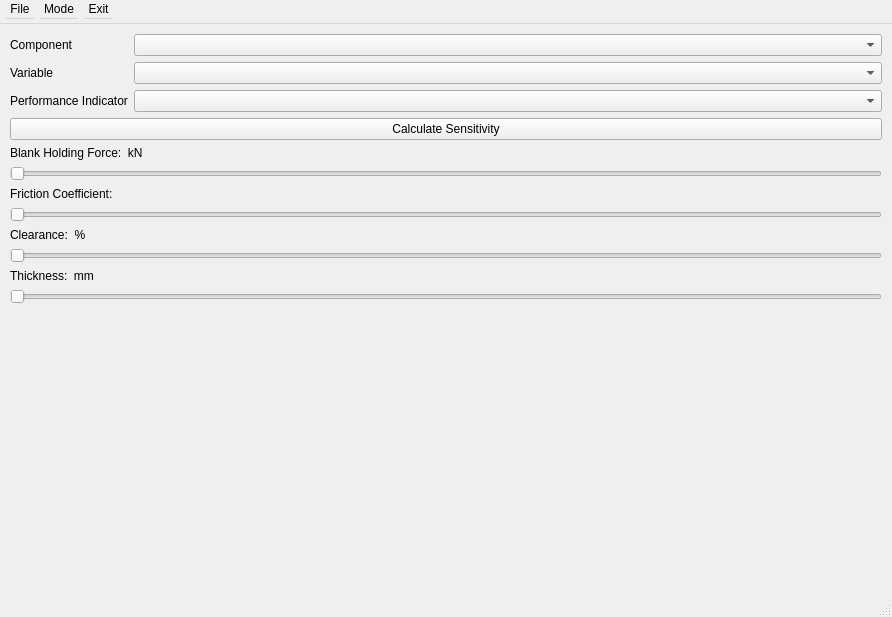
<?xml version="1.0" encoding="UTF-8"?>
<ui version="4.0">
 <class>MainWindow</class>
 <widget class="QMainWindow" name="MainWindow">
  <property name="geometry">
   <rect>
    <x>0</x>
    <y>0</y>
    <width>892</width>
    <height>617</height>
   </rect>
  </property>
  <property name="windowTitle">
   <string>Sensitivity Analysis</string>
  </property>
  <widget class="QWidget" name="centralwidget">
   <layout class="QGridLayout" name="gridLayout">
    <property name="leftMargin">
     <number>10</number>
    </property>
    <property name="topMargin">
     <number>10</number>
    </property>
    <property name="rightMargin">
     <number>10</number>
    </property>
    <property name="bottomMargin">
     <number>10</number>
    </property>
    <item row="0" column="0">
     <layout class="QFormLayout" name="formLayout">
      <property name="sizeConstraint">
       <enum>QLayout::SetMinimumSize</enum>
      </property>
      <property name="fieldGrowthPolicy">
       <enum>QFormLayout::AllNonFixedFieldsGrow</enum>
      </property>
      <property name="labelAlignment">
       <set>Qt::AlignLeading|Qt::AlignLeft|Qt::AlignVCenter</set>
      </property>
      <property name="formAlignment">
       <set>Qt::AlignLeading|Qt::AlignLeft|Qt::AlignTop</set>
      </property>
      <item row="0" column="0">
       <widget class="QLabel" name="label">
        <property name="text">
         <string>Component</string>
        </property>
       </widget>
      </item>
      <item row="0" column="1">
       <widget class="QComboBox" name="component_dropdown">
        <property name="maximumSize">
         <size>
          <width>16777215</width>
          <height>16777215</height>
         </size>
        </property>
       </widget>
      </item>
      <item row="1" column="0">
       <widget class="QLabel" name="label_2">
        <property name="text">
         <string>Variable</string>
        </property>
       </widget>
      </item>
      <item row="1" column="1">
       <widget class="QComboBox" name="var1_dropdown">
        <property name="maximumSize">
         <size>
          <width>16777215</width>
          <height>16777215</height>
         </size>
        </property>
       </widget>
      </item>
      <item row="2" column="0">
       <widget class="QLabel" name="label_3">
        <property name="text">
         <string>Performance Indicator</string>
        </property>
       </widget>
      </item>
      <item row="2" column="1">
       <widget class="QComboBox" name="var2_dropdown">
        <property name="maximumSize">
         <size>
          <width>16777215</width>
          <height>16777215</height>
         </size>
        </property>
       </widget>
      </item>
      <item row="5" column="0" colspan="2">
       <widget class="QSlider" name="slider1">
        <property name="maximumSize">
         <size>
          <width>16777215</width>
          <height>16777215</height>
         </size>
        </property>
        <property name="orientation">
         <enum>Qt::Horizontal</enum>
        </property>
       </widget>
      </item>
      <item row="7" column="0" colspan="2">
       <widget class="QSlider" name="slider2">
        <property name="maximumSize">
         <size>
          <width>16777215</width>
          <height>16777215</height>
         </size>
        </property>
        <property name="orientation">
         <enum>Qt::Horizontal</enum>
        </property>
       </widget>
      </item>
      <item row="9" column="0" colspan="2">
       <widget class="QSlider" name="slider3">
        <property name="maximumSize">
         <size>
          <width>16777215</width>
          <height>16777215</height>
         </size>
        </property>
        <property name="orientation">
         <enum>Qt::Horizontal</enum>
        </property>
       </widget>
      </item>
      <item row="11" column="0" colspan="2">
       <widget class="QSlider" name="slider4">
        <property name="maximumSize">
         <size>
          <width>16777215</width>
          <height>16777215</height>
         </size>
        </property>
        <property name="orientation">
         <enum>Qt::Horizontal</enum>
        </property>
       </widget>
      </item>
      <item row="3" column="0" colspan="2">
       <widget class="QPushButton" name="load_button">
        <property name="minimumSize">
         <size>
          <width>0</width>
          <height>0</height>
         </size>
        </property>
        <property name="maximumSize">
         <size>
          <width>16777215</width>
          <height>16777215</height>
         </size>
        </property>
        <property name="text">
         <string>Calculate Sensitivity</string>
        </property>
       </widget>
      </item>
      <item row="4" column="0" colspan="2">
       <widget class="QLabel" name="label1">
        <property name="maximumSize">
         <size>
          <width>16777215</width>
          <height>16777215</height>
         </size>
        </property>
        <property name="text">
         <string>Blank Holding Force:  kN</string>
        </property>
       </widget>
      </item>
      <item row="6" column="0" colspan="2">
       <widget class="QLabel" name="label2">
        <property name="maximumSize">
         <size>
          <width>16777215</width>
          <height>16777215</height>
         </size>
        </property>
        <property name="text">
         <string>Friction Coefficient: </string>
        </property>
       </widget>
      </item>
      <item row="8" column="0" colspan="2">
       <widget class="QLabel" name="label3">
        <property name="maximumSize">
         <size>
          <width>16777215</width>
          <height>16777215</height>
         </size>
        </property>
        <property name="text">
         <string>Clearance:  %</string>
        </property>
       </widget>
      </item>
      <item row="10" column="0" colspan="2">
       <widget class="QLabel" name="label4">
        <property name="maximumSize">
         <size>
          <width>16777215</width>
          <height>16777215</height>
         </size>
        </property>
        <property name="text">
         <string>Thickness:  mm</string>
        </property>
       </widget>
      </item>
     </layout>
    </item>
    <item row="0" column="1">
     <layout class="QGridLayout" name="grid">
      <property name="sizeConstraint">
       <enum>QLayout::SetDefaultConstraint</enum>
      </property>
     </layout>
    </item>
   </layout>
  </widget>
  <widget class="QStatusBar" name="statusbar"/>
  <widget class="QMenuBar" name="menubar">
   <property name="geometry">
    <rect>
     <x>0</x>
     <y>0</y>
     <width>16777214</width>
     <height>24</height>
    </rect>
   </property>
   <property name="minimumSize">
    <size>
     <width>16777214</width>
     <height>24</height>
    </size>
   </property>
   <property name="defaultUp">
    <bool>false</bool>
   </property>
   <property name="nativeMenuBar">
    <bool>false</bool>
   </property>
   <widget class="QMenu" name="menuMode">
    <property name="title">
     <string>Mode</string>
    </property>
    <addaction name="action_prediction"/>
    <addaction name="separator"/>
    <addaction name="action_newoptimisation"/>
    <addaction name="action_optimisation"/>
    <addaction name="separator"/>
    <addaction name="action_developer"/>
   </widget>
   <widget class="QMenu" name="menuFile_2">
    <property name="title">
     <string>File</string>
    </property>
   </widget>
   <widget class="QMenu" name="menuExit">
    <property name="title">
     <string>Exit</string>
    </property>
   </widget>
   <addaction name="menuFile_2"/>
   <addaction name="menuMode"/>
   <addaction name="menuExit"/>
  </widget>
  <action name="action_prediction">
   <property name="text">
    <string>Prediction</string>
   </property>
  </action>
  <action name="action_optimisation">
   <property name="enabled">
    <bool>true</bool>
   </property>
   <property name="text">
    <string>Optimisation Workspace</string>
   </property>
  </action>
  <action name="action_sensitivity">
   <property name="text">
    <string>Sensitivity Analysis</string>
   </property>
  </action>
  <action name="action_developer">
   <property name="text">
    <string>Developer</string>
   </property>
  </action>
  <action name="action_newoptimisation">
   <property name="text">
    <string>New Optimisation</string>
   </property>
  </action>
 </widget>
 <resources/>
 <connections/>
</ui>
